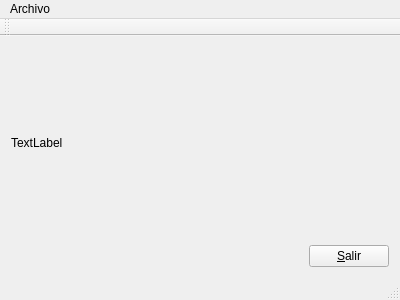
<?xml version="1.0" encoding="UTF-8"?>
<ui version="4.0">
 <class>ImageViewerWindow</class>
 <widget class="QMainWindow" name="ImageViewerWindow">
  <property name="geometry">
   <rect>
    <x>0</x>
    <y>0</y>
    <width>400</width>
    <height>300</height>
   </rect>
  </property>
  <property name="windowTitle">
   <string>ImageViewerWindow</string>
  </property>
  <widget class="QWidget" name="centralWidget">
   <layout class="QVBoxLayout" name="verticalLayout">
    <item>
     <widget class="QLabel" name="image">
      <property name="sizePolicy">
       <sizepolicy hsizetype="Preferred" vsizetype="Expanding">
        <horstretch>0</horstretch>
        <verstretch>0</verstretch>
       </sizepolicy>
      </property>
      <property name="text">
       <string>TextLabel</string>
      </property>
      <property name="scaledContents">
       <bool>true</bool>
      </property>
     </widget>
    </item>
    <item>
     <layout class="QHBoxLayout" name="horizontalLayout">
      <item>
       <spacer name="horizontalSpacer">
        <property name="orientation">
         <enum>Qt::Horizontal</enum>
        </property>
        <property name="sizeHint" stdset="0">
         <size>
          <width>40</width>
          <height>20</height>
         </size>
        </property>
       </spacer>
      </item>
      <item>
       <widget class="QPushButton" name="pushButton">
        <property name="text">
         <string>&amp;Salir</string>
        </property>
       </widget>
      </item>
     </layout>
    </item>
   </layout>
  </widget>
  <widget class="QMenuBar" name="menuBar">
   <property name="geometry">
    <rect>
     <x>0</x>
     <y>0</y>
     <width>400</width>
     <height>20</height>
    </rect>
   </property>
   <widget class="QMenu" name="menuArchivo">
    <property name="title">
     <string>Archivo</string>
    </property>
    <addaction name="actionAbrir"/>
    <addaction name="actionSalir"/>
   </widget>
   <addaction name="menuArchivo"/>
  </widget>
  <widget class="QToolBar" name="mainToolBar">
   <attribute name="toolBarArea">
    <enum>TopToolBarArea</enum>
   </attribute>
   <attribute name="toolBarBreak">
    <bool>false</bool>
   </attribute>
  </widget>
  <widget class="QStatusBar" name="statusBar"/>
  <action name="actionAbrir">
   <property name="text">
    <string>Abrir</string>
   </property>
  </action>
  <action name="actionSalir">
   <property name="text">
    <string>Salir</string>
   </property>
  </action>
 </widget>
 <layoutdefault spacing="6" margin="11"/>
 <resources/>
 <connections/>
</ui>
